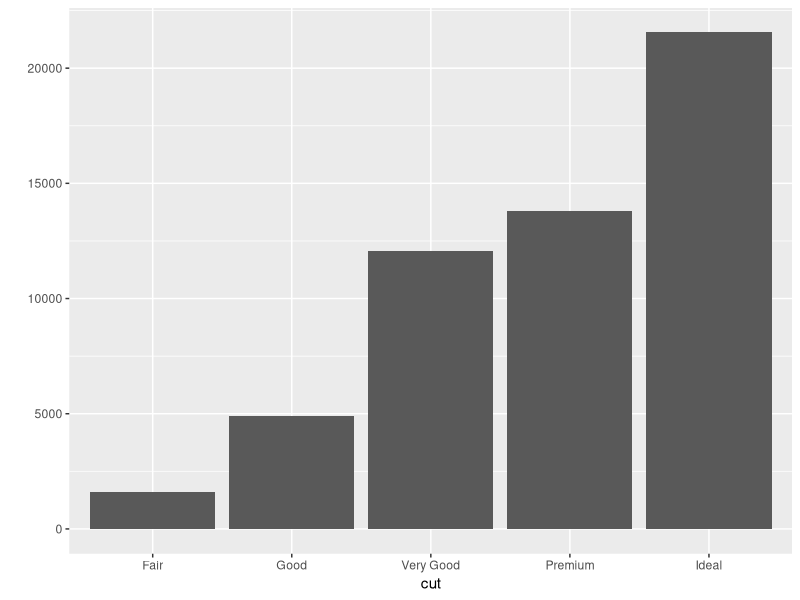
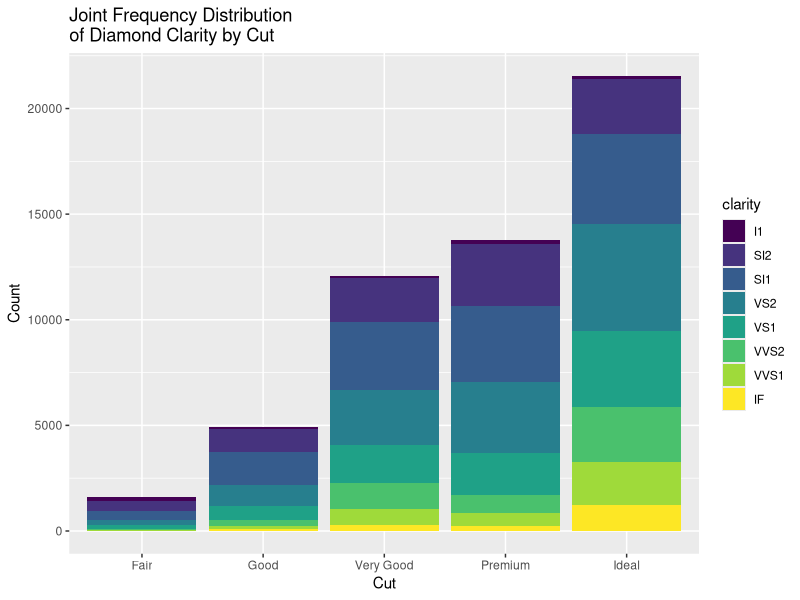
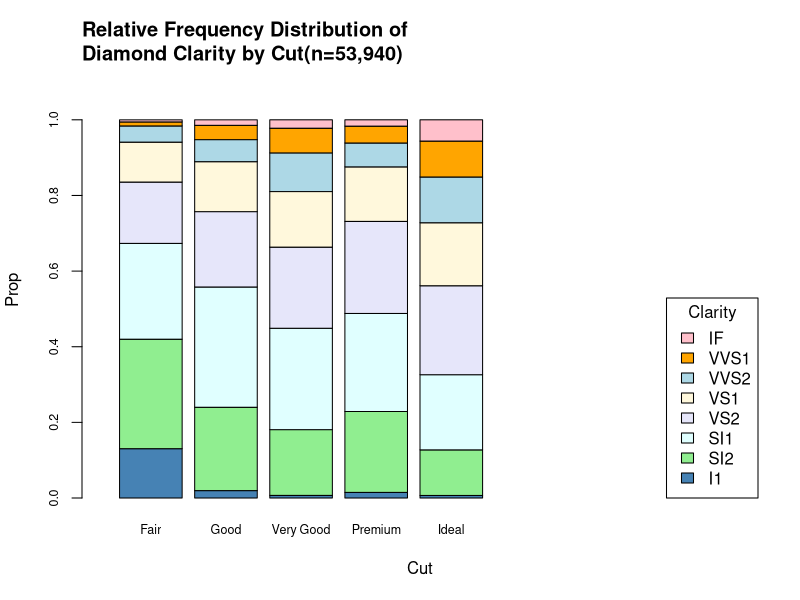
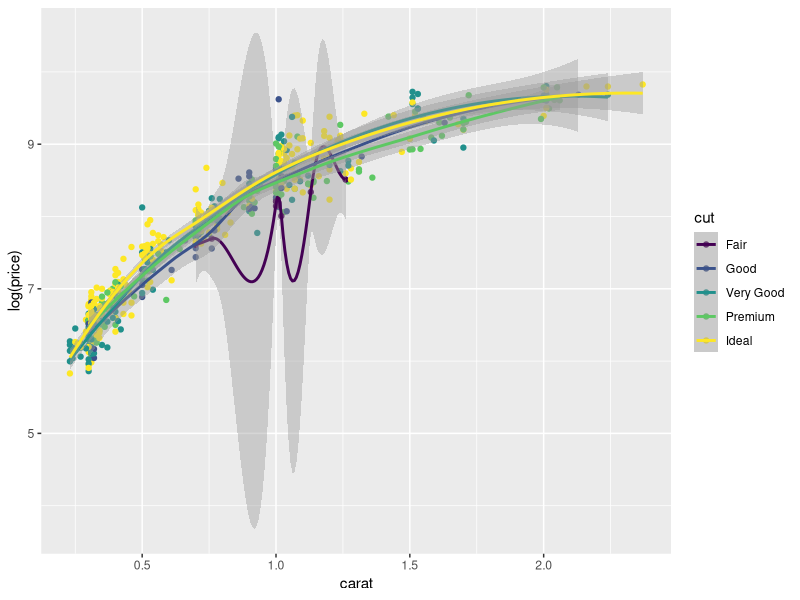
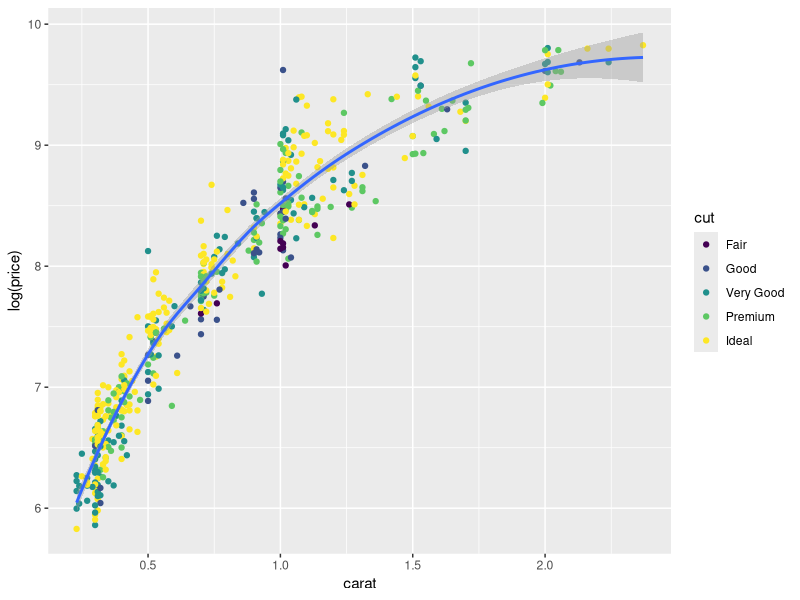
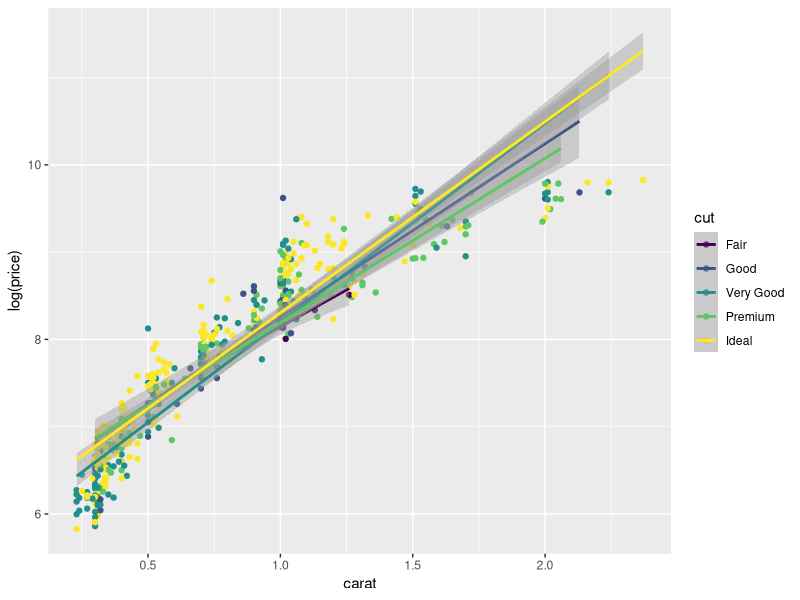
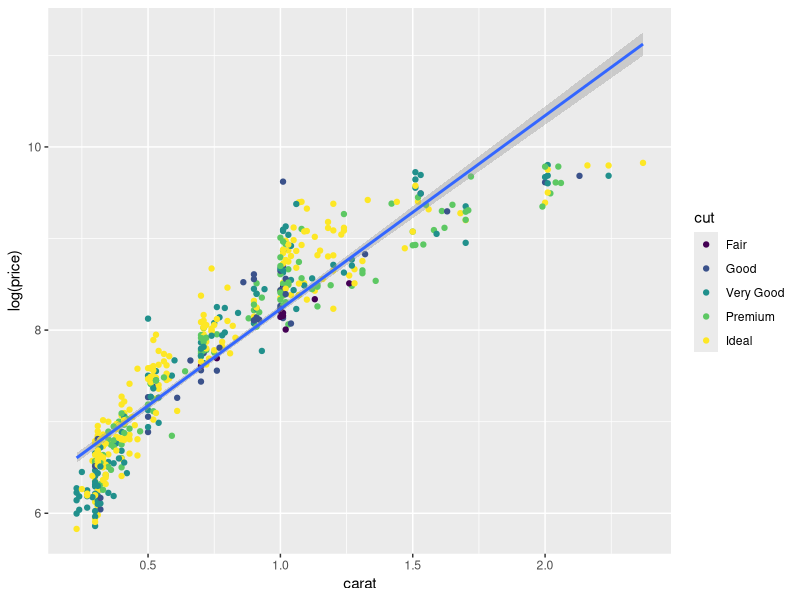
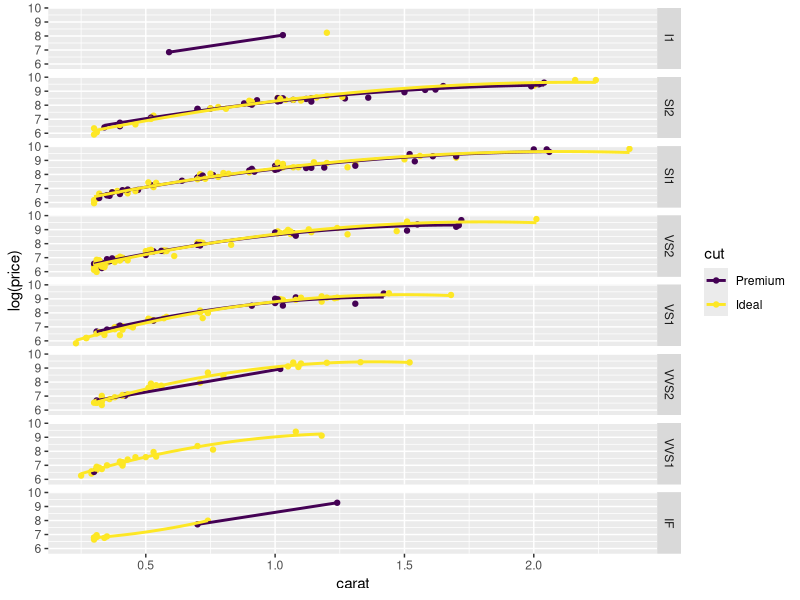

R code for these plots, in order:
rm(list = ls())
library(ggplot2)
library(dplyr)


##### Exercise 1 #####
qplot(cut, geom = "bar", data = diamonds)

qplot(cut, geom = "bar", data = diamonds, 
      main = "Joint Frequency Distribution\nof Diamond Clarity by Cut", 
      xlab = "Cut", ylab = "Count") + geom_bar(aes(fill = clarity))

counts <- table(diamonds$clarity, diamonds$cut)
proportions <- prop.table(counts, 2)

barplot(height = proportions, xlim = c(0,10), ylim = c(0,1.1),
        xlab = "Cut", ylab = "Prop", cex.axis = 0.75, cex.names = 0.75,
        col = c("steelblue","lightgreen","lightcyan", "lavender","cornsilk","lightblue","orange","pink"),
        legend = rownames(proportions), args.legend = list(x="bottomright",title="Clarity"), cex = 0.75)
title(main = "Relative Frequency Distribution of\nDiamond Clarity by Cut(n=53,940)",adj = 0, cex = 0.65)


#### Exercise 2 ####
#a
set.seed(5719)
diamonds.sample <- diamonds[sample(c(1:nrow(diamonds)),size=500),]
ggplot(data =diamonds.sample) + geom_point(mapping=aes(x=carat,y=log(price), color = cut)) +
  geom_smooth(mapping = aes(x=carat, y=log(price), color = cut),method = "loess")

#b
ggplot(data =diamonds.sample) + geom_point(mapping=aes(x=carat,y=log(price), color = cut)) +
  geom_smooth(mapping = aes(x=carat, y=log(price)),method = "loess")

#c
ggplot(data =diamonds.sample) + geom_point(mapping=aes(x=carat,y=log(price), color = cut)) +
  geom_smooth(mapping = aes(x=carat, y=log(price), color = cut),method = "lm")
ggplot(data =diamonds.sample) + geom_point(mapping=aes(x=carat,y=log(price), color = cut)) +
  geom_smooth(mapping = aes(x=carat, y=log(price)),method = "lm")

#d
ggplot(data=filter(diamonds.sample, cut %in% c("Ideal", "Premium")), mapping = aes(x=carat,y=log(price), color = cut)) +
  geom_point() +
  geom_smooth(method = "lm",formula = y ~ x + I(x^2), se=F) +
  facet_grid(clarity ~ .)


#### Exercise 3 ####
summaryStats <- function(v){
  return(c(length(v), mean(v), sd(v), sd(v)/sqrt(length(v))))
}

sapply(split(diamonds$price, diamonds$clarity) ,summaryStats)

